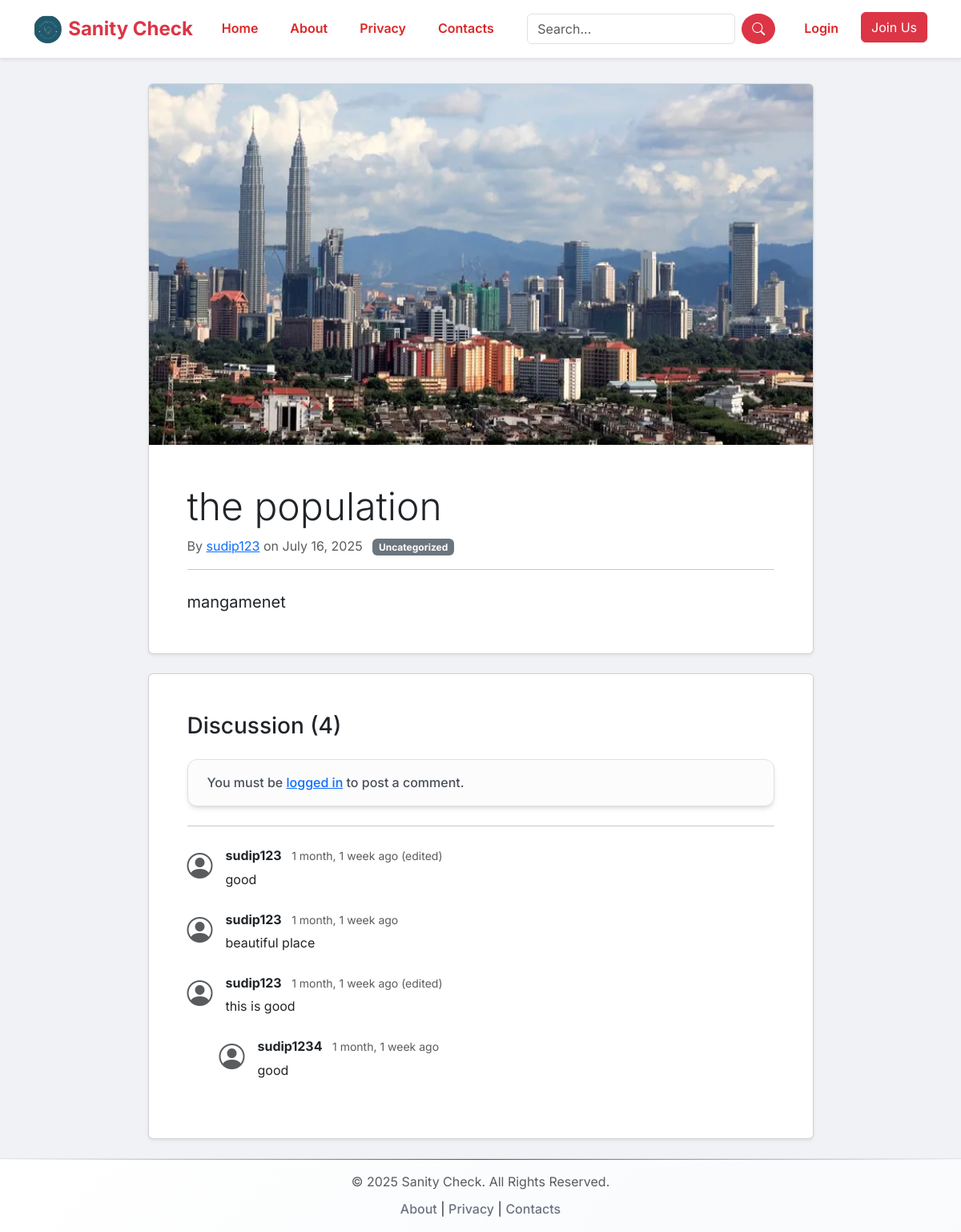
Screenshot of /post/3/ with the database file from the repository.
### blog/models.py (models this page shows, shortened)
class SiteSettings(models.Model):
    site_name = models.CharField(max_length=100, default="Sanity Check")
    logo = models.ImageField(upload_to='logo/', blank=True, null=True)
    favicon = models.ImageField(upload_to='logo/', blank=True, null=True)
    class Meta:
        verbose_name_plural = "Site Settings"

class Post(models.Model):
    title = models.CharField(max_length=200)
    genre = models.ForeignKey(Genre, on_delete=models.SET_NULL, null=True, blank=True)
    content = RichTextField()
    photo = models.ImageField(upload_to='post_photos/', blank=True, null=True)
    author = models.ForeignKey(User, on_delete=models.CASCADE)
    created_at = models.DateTimeField(default=timezone.now)
    updated_at = models.DateTimeField(auto_now=True)

class Comment(models.Model):
    STATUS_CHOICES = (
        ('approved', 'Approved'),
        ('pending_review', 'Pending Review'),
        ('reported', 'Reported'),  # For toxic comments
        ('rejected', 'Rejected'),             # Optional status for admins
    )
    post = models.ForeignKey(Post, on_delete=models.CASCADE, related_name='comments')
    author = models.ForeignKey(User, on_delete=models.CASCADE)
    text = models.TextField()
    created_at = models.DateTimeField(default=timezone.now)
    updated_at = models.DateTimeField(auto_now=True)
    parent = models.ForeignKey('self', on_delete=models.CASCADE, null=True, blank=True, related_name='replies')
    status = models.CharField(max_length=20, choices=STATUS_CHOICES, default='approved')
    toxicity_label = models.CharField(max_length=50, null=True, blank=True)
    is_edited = models.BooleanField(default=False)

### blog/views.py (the view)
# urls.py: path('post/<int:pk>/', views.PostDetailView.as_view(), name='post_detail'),
class PostDetailView(DetailView):
    model = Post
    template_name = 'blog/post_detail.html'
    def get_context_data(self, **kwargs):
        context = super().get_context_data(**kwargs)
        context['form'] = CommentForm()
        user = self.request.user
        post = self.get_object()
        if user.is_authenticated:
            context['comments'] = post.comments.filter(Q(status='approved') | Q(author=user)).distinct().order_by('created_at')
        else:
            context['comments'] = post.comments.filter(status='approved').order_by('created_at')
        return context

### blog/forms.py (shortened to what this page needs)
class CommentForm(forms.ModelForm):
    class Meta:
        model = Comment
        fields = ['text']
        widgets = {
            'text': forms.Textarea(attrs={
                'rows': 7,
                'cols': 67,
                'placeholder': 'Join the discussion...'
            }),
        }

### blog/context_processors.py (called while the page is built)
def extras_context(request):
    context = {
        'unread_notifications_count': 0,
        'all_genres': Genre.objects.all(),
        'site_settings': SiteSettings.objects.first()
    }
    if request.user.is_authenticated:
        context['unread_notifications_count'] = Notification.objects.filter(user=request.user, read=False).count()
    return context

### blog/templates/blog/post_detail.html (shortened to what this page needs)
{% extends "base.html" %}
{% block content %}
<div class="row justify-content-center">
    <div class="col-lg-9">
        <div class="card shadow-sm mb-4">
            {% if post.photo %}
                <img src="{{ post.photo.url }}" class="card-img-top" alt="{{ post.title }}" style="max-height: 450px; object-fit: cover;">
            {% endif %}
            <div class="card-body p-4 p-md-5">
                <h1 class="card-title display-5">{{ post.title }}</h1>
                <p class="text-muted">
                    By <a href="{% url 'profile_page' post.author.username %}">{{ post.author.username }}</a> on {{ post.created_at|date:"F d, Y" }}
                    <span class="badge bg-secondary ms-2">{{ post.genre.name|default:"Uncategorized" }}</span>
                </p>
                <hr>
                <div class="post-content fs-5 mt-4">
                    {{ post.content|safe }}
                </div>
            </div>
        </div>
        <div class="card shadow-sm">
            <div class="card-body p-4 p-md-5">
                <h3 class="mb-4">Discussion ({{ post.comments.count }})</h4>
                {% if user.is_authenticated %}
                    {% include "blog/includes/comment_form.html" %}
                {% else %}
                    <div class="alert alert-light border">
                        You must be <a href="{% url 'login' %}?next={{ request.path }}">logged in</a> to post a comment.
                    </div>
                {% endif %}
                <hr class="my-4">
                <div class="comment-list">
                    {% for comment in comments %}
                        {% if not comment.parent %}
                            {% include "blog/includes/comment.html" with comment=comment %}
                        {% endif %}
                    {% empty %}
                        <p class="text-muted">No comments yet. Be the first to start the discussion!</p>
                    {% endfor %}
                </div>
            </div>
        </div>
    </div>
</div>
{% endblock content %}

### templates/base.html (shortened to what this page needs)
{% load static %}
<!DOCTYPE html>
<html lang="en">
<head>
  <link href="https://cdn.jsdelivr.net/npm/bootstrap@5.3.2/dist/css/bootstrap.min.css" rel="stylesheet" />
  <link rel="stylesheet" href="https://cdn.jsdelivr.net/npm/bootstrap-icons@1.11.3/font/bootstrap-icons.css"/>
  <link rel="stylesheet" href="{% static 'css/style.css' %}">
</head>
<body>
  <nav class="navbar navbar-expand-lg navbar-light bg-white fixed-top shadow-sm">
    <div class="container">
      <a class="navbar-brand d-flex align-items-center" href="{% url 'post_list' %}">
        {% if site_settings.logo %}
          <img src="{{ site_settings.logo.url }}" alt="{{ site_settings.site_name }} Logo" height="35" class="me-2 rounded-circle">
        {% else %}
          <i class="bi bi-shield-check-fill me-2"></i>
        {% endif %}
        <span class="fw-bold text-danger">{{ site_settings.site_name }}</span>
      </a>
      <div class="collapse navbar-collapse" id="navbarNav">
        <ul class="navbar-nav me-auto">
          <li class="nav-item"><a class="nav-link {% if request.resolver_match.url_name == 'post_list' %}active{% endif %}" href="{% url 'post_list' %}">Home</a></li>
          <li class="nav-item"><a class="nav-link {% if request.resolver_match.url_name == 'about' %}active{% endif %}" href="{% url 'about' %}">About</a></li>
          <li class="nav-item"><a class="nav-link {% if request.resolver_match.url_name == 'privacy' %}active{% endif %}" href="{% url 'privacy' %}">Privacy</a></li>
          <li class="nav-item"><a class="nav-link {% if request.resolver_match.url_name == 'contacts' %}active{% endif %}" href="{% url 'contacts' %}">Contacts</a></li>
        </ul>
        <form class="d-flex me-3" method="get" action="{% url 'search_results' %}">
          <input class="form-control me-2" type="search" name="q" placeholder="Search...">
          <button class="btn btn-danger rounded-circle" type="submit"><i class="bi bi-search"></i></button>
        </form>
        <ul class="navbar-nav">
          {% if user.is_authenticated %}
            <li class="nav-item notification-badge me-2">
              <a class="nav-link" href="{% url 'dashboard' %}" title="Dashboard & Notifications">
                <i class="bi bi-bell-fill fs-5"></i>
                {% if unread_notifications_count > 0 %}
                  <span class="badge bg-danger rounded-pill badge-count">{{ unread_notifications_count }}</span>
                {% endif %}
              </a>
            </li>
            <li class="nav-item dropdown">
              <a class="nav-link dropdown-toggle" href="#" role="button" data-bs-toggle="dropdown"><i class="bi bi-person-circle fs-5"></i></a>
              <ul class="dropdown-menu dropdown-menu-end">
                <li><h6 class="dropdown-header">Welcome, {{ user.username|title }}</h6></li>
                <li><hr class="dropdown-divider"></li>
                <li><a class="dropdown-item" href="{% url 'profile_page' username=user.username %}"><i class="bi bi-person-fill me-2"></i>My Profile</a></li>
                <li><a class="dropdown-item" href="{% url 'dashboard' %}"><i class="bi bi-speedometer2 me-2"></i>Dashboard</a></li>
                {% if perms.blog.add_post %}
                  <li><a class="dropdown-item" href="{% url 'post_create' %}"><i class="bi bi-plus-circle me-2"></i>Create Post</a></li>
                {% endif %}
                {% if user.is_superuser %}
                  <li><a class="dropdown-item" href="{% url 'admin_dashboard' %}"><i class="bi bi-gear-fill me-2"></i>Admin Tools</a></li>
                {% endif %}
                <li><hr class="dropdown-divider" /></li>
                <li>
                  <form method="post" action="{% url 'logout' %}">
                    {% csrf_token %}
                    <button type="submit" class="dropdown-item"><i class="bi bi-box-arrow-right me-2"></i>Logout</button>
                  </form>
                </li>
              </ul>
            </li>
          {% else %}
            <li class="nav-item"><a class="nav-link" href="{% url 'login' %}">Login</a></li>
            <li class="nav-item"><a class="btn btn-danger ms-2" href="{% url 'register' %}">Join Us</a></li>
          {% endif %}
        </ul>
      </div>
    </div>
  </nav>
  <main class="container py-4">
    {% block content %}{% endblock %}
  </main>
  <footer class="footer mt-auto py-3 bg-light border-top">
    <div class="container text-center">
      <span class="text-muted">© {% now "Y" %} {{ site_settings.site_name }}. All Rights Reserved.</span>
      <div class="mt-2">
        <a href="{% url 'about' %}">About</a> |
        <a href="{% url 'privacy' %}">Privacy</a> |
        <a href="{% url 'contacts' %}">Contacts</a>
      </div>
    </div>
  </footer>
</body>
</html>

### blog/templates/blog/includes/comment.html (shortened to what this page needs)
{% if comment.status == 'approved' or user == comment.author or user.is_superuser %}
    <div class="d-flex mb-3" id="comment-{{ comment.pk }}" style="margin-left: {% if comment.parent %}40px{% else %}0px{% endif %};">
        <div class="flex-shrink-0">
            <i class="bi bi-person-circle fs-2 text-muted"></i>
        </div>
        <div class="ms-3 flex-grow-1">
            <div class="d-flex justify-content-between">
                <div>
                    <strong class="me-2">{{ comment.author.username }}</strong>
                    <small class="text-muted">{{ comment.created_at|timesince }} ago {% if comment.is_edited %}(edited){% endif %}</small>
                </div>
            </div>
            <p class="mt-1 mb-2">{{ comment.text|linebreaksbr }}</p>
        </div>
    </div>
    {% for reply in comment.replies.all %}
        {% include "blog/includes/comment.html" with comment=reply %}
    {% endfor %}
{% endif %}

### blog/static/css/style.css (style rules this page uses)
:root { --primary-red: #DC2626; --primary-dark: #991B1B; --accent: #FEF2F2; --gray-dark: #1F2937; --gray-medium: #6B7280; --gray-light: #F9FAFB; --white: #FFFFFF; --font-main: 'Inter', -apple-system, BlinkMacSystemFont, 'Segoe UI', sans-serif; --shadow-sm: 0 1px 2px 0 rgb(0 0 0 / 0.05); --shadow-md: 0 4px 6px -1px rgb(0 0 0 / 0.1), 0 2px 4px -2px rgb(0 0 0 / 0.1); --shadow-lg: 0 10px 15px -3px rgb(0 0 0 / 0.1), 0 4px 6px -4px rgb(0 0 0 / 0.1); --shadow-xl: 0 20px 25px -5px rgb(0 0 0 / 0.1), 0 8px 10px -6px rgb(0 0 0 / 0.1); }
* { margin: 0; padding: 0; box-sizing: border-box; }
body { font-family: var(--font-main); background: linear-gradient(135deg, #f5f7fa 0%, #c3cfe2 100%); color: var(--gray-dark); padding-top: 80px; display: flex; flex-direction: column; min-height: 100vh; line-height: 1.6; }
main { flex-grow: 1; position: relative; }
.navbar { background: rgba(255, 255, 255, 0.85) !important; backdrop-filter: blur(15px); box-shadow: var(--shadow-md); border-bottom: 1px solid #e5e7eb; padding: 0.75rem 0; transition: all 0.3s ease; }
.navbar-brand { font-weight: 700; font-size: 1.5rem; color: var(--primary-red) !important; }
.nav-link { color: var(--gray-dark) !important; font-weight: 600; padding: 0.5rem 1rem !important; border-radius: 8px; margin: 0 0.25rem; transition: all 0.2s ease-in-out; }
.alert { border: none; border-radius: 12px; box-shadow: var(--shadow-md); font-weight: 500; padding: 1rem 1.5rem; }
footer { background: linear-gradient(135deg, var(--white) 0%, #f8fafc 100%); border-top: 1px solid #e5e7eb; padding: 3rem 0 2rem 0; margin-top: 4rem; position: relative; }
footer::before { content: ''; position: absolute; top: 0; left: 0; right: 0; height: 1px; background: linear-gradient(90deg, transparent, var(--primary-red), transparent); }
footer a { color: var(--gray-medium); text-decoration: none; transition: all 0.3s ease; font-weight: 500; position: relative; }
footer a::after { content: ''; position: absolute; width: 0; height: 2px; bottom: -2px; left: 0; background: var(--primary-red); transition: width 0.3s ease; }
.container { position: relative; }
html { scroll-behavior: smooth; }
a { transition: all 0.3s cubic-bezier(0.4, 0, 0.2, 1); }
body { background: #f0f2f5 !important; color: #212529; }
.navbar { background: #ffffff !important; backdrop-filter: none !important; }
.navbar-brand, .nav-link { color: var(--primary-red) !important; }

### rows the page displays
SiteSettings: logo (picture), site_name "Sanity Check"
Post: photo (picture), title "the population", author.username "sudip123", created_at "July 16, 2025", genre.name "Uncategorized", content "mangamenet", comments.count "4"
Comment: author.username "sudip123", created_at "1 month, 1 week", is_edited "(edited)", text "good"
Comment: author.username "sudip123", created_at "1 month, 1 week", text "beautiful place"
Comment: author.username "sudip123", created_at "1 month, 1 week", is_edited "(edited)", text "this is good"
Comment: author.username "sudip1234", created_at "1 month, 1 week", text "good"
